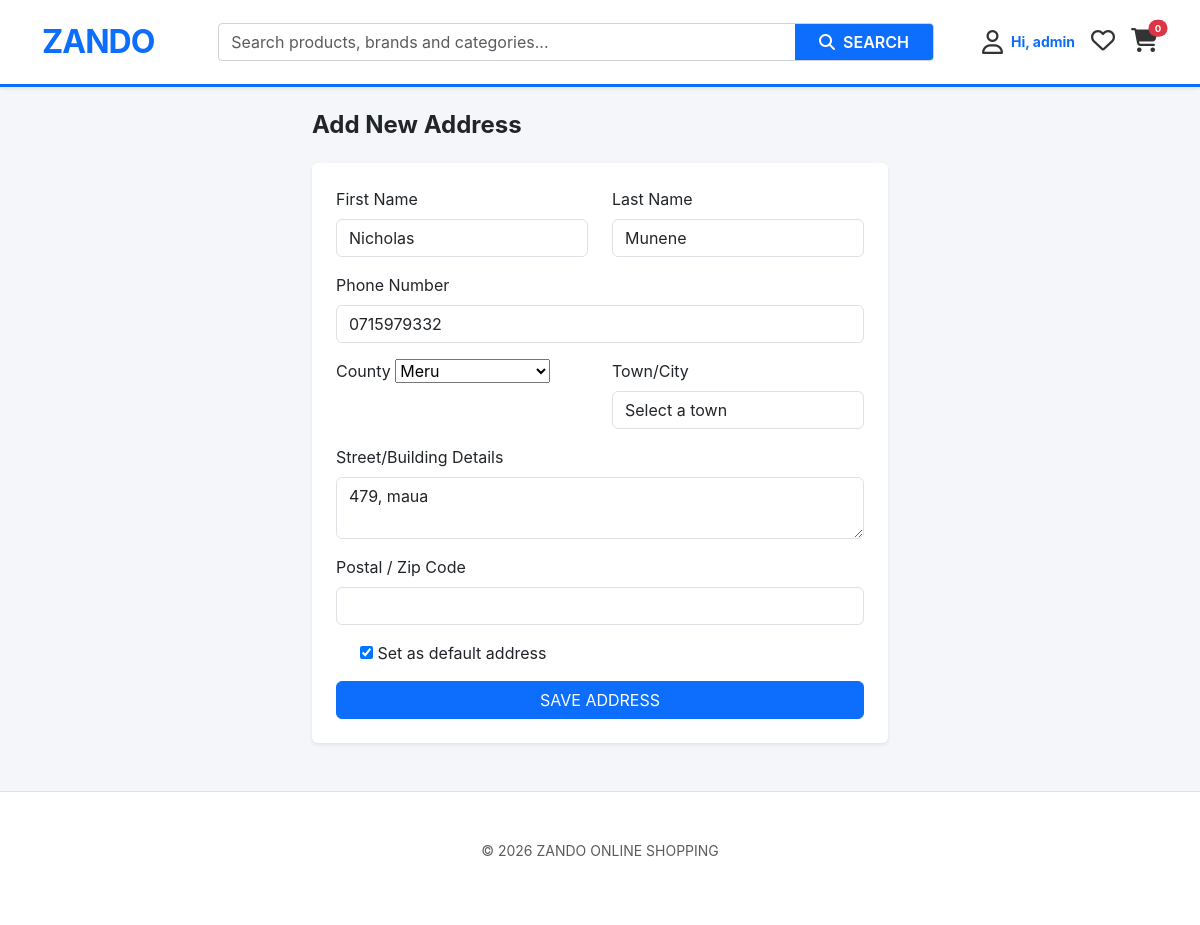
Screenshot of /products/edit-address/23/ (signed in) with the database file from the repository.
### products/models.py (models this page shows, shortened)
class Address(models.Model):
    user = models.ForeignKey(User, on_delete=models.CASCADE)
    first_name = models.CharField(max_length=50, default='')
    last_name = models.CharField(max_length=50, default='')
    street = models.CharField(max_length=255)
    town = models.ForeignKey(Town, on_delete=models.CASCADE)
    postal_code = models.CharField(max_length=20, blank=True, null=True)
    phone = models.CharField(max_length=15)
    is_default = models.BooleanField(default=False)
    class Meta:
        verbose_name_plural = "Addresses"

### products/views.py (the view)
# urls.py: path('edit-address/<int:id>/', views.edit_address, name='edit_address'),
def edit_address(request, id):
    address = get_object_or_404(Address, id=id, user=request.user)
    if request.method == 'POST':
        form = AddressForm(request.POST, instance=address)
        if form.is_valid():
            updated_address = form.save()
            if updated_address.is_default:
                Address.objects.filter(user=request.user).exclude(id=updated_address.id).update(is_default=False)
            messages.success(request, "Address updated.")
            return redirect('products:address_book')
    else:
        form = AddressForm(instance=address)
    return render(request, 'add_address.html', {'form': form})

### products/context_processors.py (called while the page is built)
def cart_contents(request):
    count = 0
    if request.user.is_authenticated:
        cart = Cart.objects.filter(user=request.user).first()
        if cart:
            count = sum(item.quantity for item in cart.items.all())
    return {'global_cart_count': count}

### products/models.py (called while the page is built)
    def __str__(self):
        return self.name

### products/templates/add_address.html (shortened to what this page needs)
{% extends 'base.html' %}
{% block content %}
<div class="container mt-4" style="max-width: 600px;">
    <h4 class="fw-bold mb-4">Add New Address</h4>
    <div class="card border-0 shadow-sm p-4">
        <form method="POST">
            <div class="row">
                <div class="col-md-6 mb-3">
                    <label class="form-label">First Name</label>
                    {{ form.first_name }}
                </div>
                <div class="col-md-6 mb-3">
                    <label class="form-label">Last Name</label>
                    {{ form.last_name }}
                </div>
            </div>
            <div class="mb-3">
                <label class="form-label">Phone Number</label>
                {{ form.phone }}
            </div>
            <div class="row">
                <div class="col-md-6 mb-3">
                    <label class="form-label">County</label>
                    {{ form.county }}
                </div>
                <div class="col-md-6 mb-3">
                    <label class="form-label">Town/City</label>
                    <select name="town" class="form-control" id="id_town" required>
                        <option value="">Select a town</option>
                    </select>
                </div>
            </div>
            <div class="mb-3">
                <label class="form-label">Street/Building Details</label>
                {{ form.street }}
            </div>
            <div class="mb-3">
                <label class="form-label">Postal / Zip Code</label>
                {{ form.postal_code }}
            </div>
            <div class="mb-3 form-check">
                {{ form.is_default }}
                <label class="form-check-label">Set as default address</label>
            </div>
            <button type="submit" class="btn btn-primary w-100">SAVE ADDRESS</button>
        </form>
    </div>
</div>
{% endblock %}

### products/templates/base.html (shortened to what this page needs)
<!DOCTYPE html>
<html lang="en">
<head>
    <link href="https://cdn.jsdelivr.net/npm/bootstrap@5.3.0/dist/css/bootstrap.min.css" rel="stylesheet">
    <link rel="stylesheet" href="https://cdnjs.cloudflare.com/ajax/libs/font-awesome/6.4.0/css/all.min.css">
</head>
<body>
    <nav class="navbar navbar-expand-lg sticky-top shadow-sm">
        <div class="container">
            <a class="navbar-brand fw-bold fs-2 text-pro" href="{% url 'products:index' %}">ZANDO</a>
            <form action="{% url 'products:index' %}" method="GET" class="d-flex flex-grow-1 mx-lg-5 search-container position-relative">
                <div class="input-group w-100">
                    <input
                        type="text"
                        id="searchInput"
                        name="q"
                        class="form-control"
                        placeholder="Search products, brands and categories..."
                        value="{{ request.GET.q|default:'' }}"
                        autocomplete="off"
                    >
                    <button class="btn btn-pro px-4" type="submit">
                        <i class="fas fa-search"></i> <span class="d-none d-md-inline ms-1">SEARCH</span>
                    </button>
                </div>
            </form>
            <div class="d-flex align-items-center gap-3">
                <div class="dropdown">
                    <a href="#" class="nav-icon-link text-decoration-none d-flex align-items-center" data-bs-toggle="dropdown">
                        <i class="far fa-user fs-4"></i>
                        <span class="d-none d-md-inline ms-2 small fw-bold text-pro">Hi, {{ user.username|default:"Guest" }}</span>
                    </a>
                </div>
                <a href="{% url 'products:view_wishlist' %}" class="nav-icon-link text-decoration-none">
                    <i class="far fa-heart fs-4"></i>
                </a>
               <a href="{% url 'products:view_cart' %}" class="nav-icon-link text-decoration-none">
    <div class="position-relative">
        <i class="fas fa-shopping-cart fs-4"></i>
        <span class="badge rounded-pill bg-danger position-absolute top-0 start-100 translate-middle" style="font-size: 0.6rem;">
            {{ global_cart_count|default:"0" }}
        </span>
    </div>
</a>
            </div>
        </div>
    </nav>
    <div class="container mt-4">
        {% block content %}{% endblock %}
    </div>
    <footer class="py-5 mt-5 bg-white border-top">
        <div class="container text-center">
            <p class="text-muted small">&copy; 2026 ZANDO ONLINE SHOPPING</p>
        </div>
    </footer>
</body>
</html>

### products/templates/base.html (style rules this page uses)
:root { --pro-blue: #0d6efd; --soft-bg: #f4f6f9; --pro-orange: #f68b1e; }
body { background-color: var(--soft-bg); font-family: 'Inter', sans-serif; }
.navbar { background-color: #ffffff; border-bottom: 3px solid var(--pro-blue); padding: 0.8rem 0; }
.navbar-brand { letter-spacing: -1px; }
.text-pro { color: var(--pro-blue) !important; }
.search-container .input-group { border: 1px solid #ced4da; border-radius: 4px; overflow: hidden; background: #fff; }
.search-container .form-control { border: none !important; box-shadow: none !important; }
.btn-pro { background-color: var(--pro-blue); color: white; border-radius: 0 !important; font-weight: 600; border: none; transition: background 0.2s; }
.nav-icon-link { color: #333; transition: color 0.2s; position: relative; }

### rows the page displays
Address: first_name "Nicholas", last_name "Munene", phone "0715979332", street "479, maua", is_default "☑"

### other values shown
{{ user.username|default:"Guest" }} "admin"
{{ global_cart_count|default:"0" }} "0"
